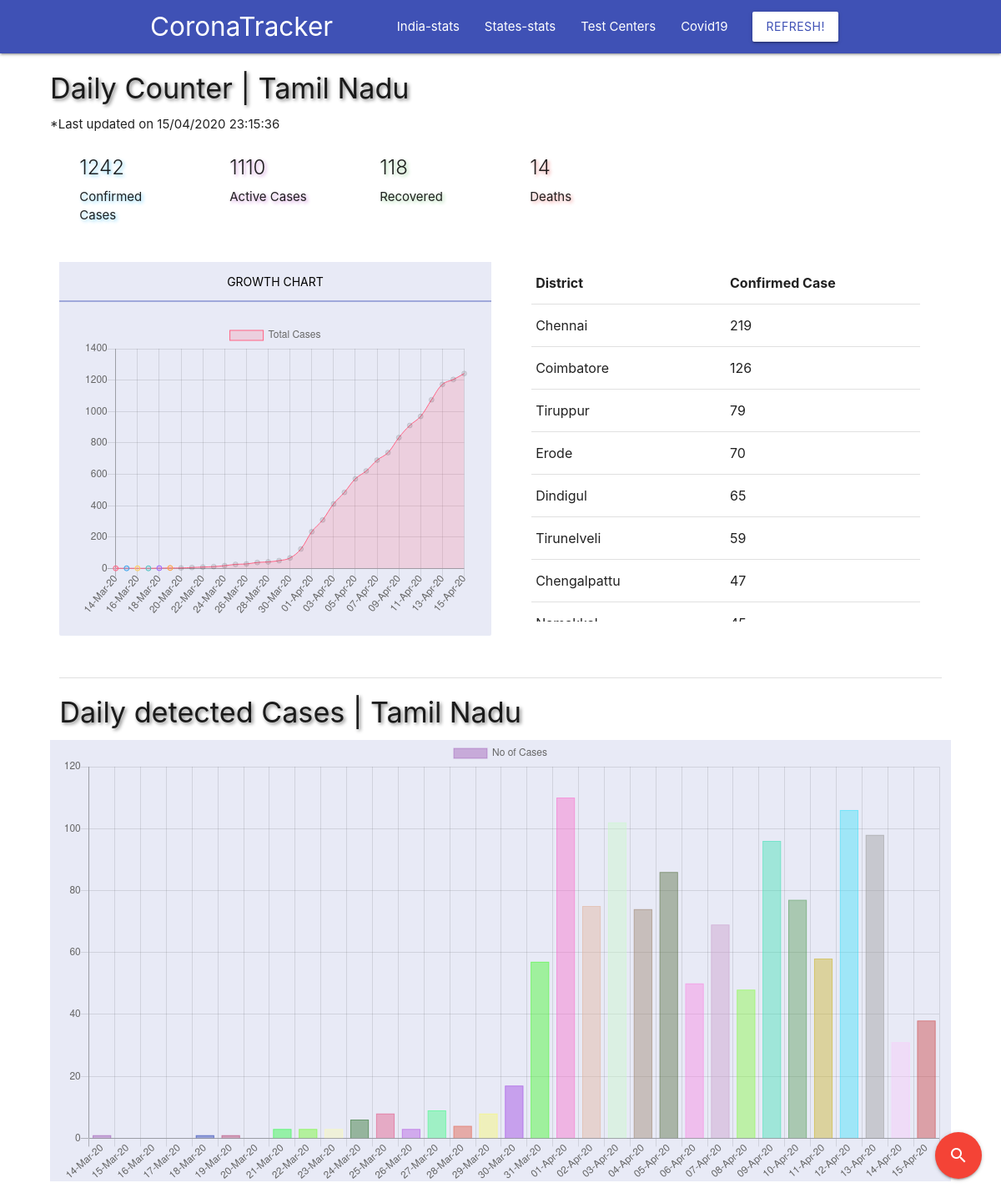
Page /india/IN-TN/status on the earlier database version.
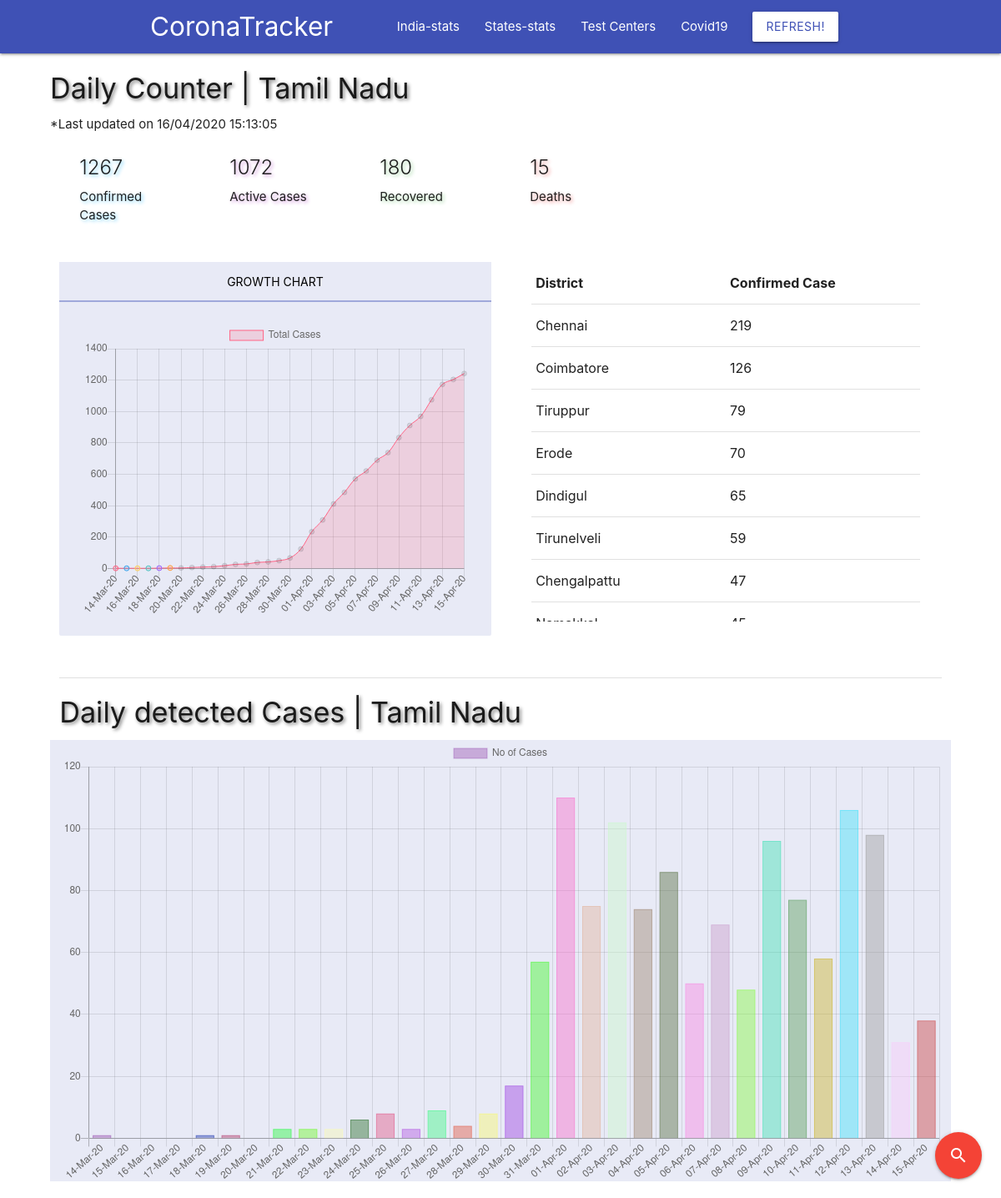
Same page on the later database version.
### indiaRecords/models.py (models this page shows, shortened)
class ImpParam(models.Model):
    key = models.CharField(max_length=100, unique=True)
    value = models.CharField(max_length=100)

class State(models.Model):
    name = models.CharField(max_length=100, unique=True)
    statecode = models.CharField(max_length=10,unique=True)
    confirmed = models.IntegerField(default=0)
    deaths = models.IntegerField(default=0)
    recovered = models.IntegerField(default=0)
    active = models.IntegerField(default=0)
    deltaconfirmed= models.IntegerField(default=0)
    deltadeaths= models.IntegerField(default=0)
    deltarecovered= models.IntegerField(default=0)
    latitude = models.DecimalField(max_digits=5, decimal_places=2, default=0)
    longitude = models.DecimalField(max_digits=5, decimal_places=2, default=0)
    lastupdatetime = models.CharField(max_length=100)

### indiaRecords/views.py (the view, shortened to what this page needs)
# urls.py: path('india/<statecode>/status', iv.StateView.as_view(),name='state_status'),
class StateView(View):
    mytemplate = 'state_status.html'
    unsupported = 'Unsupported operation'
    def get(self, request, statecode):
        lastupdated = ImpParam.objects.get(key="indlastupdatetime").value
        state = State.objects.get(statecode=statecode)
        districts = District.objects.all().filter(state=state).order_by('-confirmed')
        confirmseries = ConfirmedTimeSeriesState.objects.all()
        datelabel = []
        datacumm = []
        datadaily = []
        barcolorlist=[]
        i=0
        callf = (statecode[-2]+statecode[-1]).lower()+"i"
        for cnf in confirmseries:
            datelabel.append(cnf.date)
            datadaily.append(getattr(cnf, callf))
            if(i==0):
                datacumm.append(getattr(cnf, callf))
            else:
                datacumm.append((datacumm[i-1]+getattr(cnf, callf)))
            clr = 'rgba('+str(random.randint(1, 10)*25)+','+str(random.randint(1, 10)*25)+','+str(random.randint(1, 10)*25)+','+'0.4';
            barcolorlist.append(clr)
            i = i+1
        context = {
            'state':state,
            'datacumm':datacumm,
            'datadaily':datadaily,
            'datelabel':datelabel,
            'districts':districts,
            'barcolorlist':barcolorlist,
            'lastupdated':lastupdated,
        }
        return render(request,self.mytemplate,context)

### indiaRecords/templates/state_status.html (shortened to what the changed rows need)
{% extends 'base.html' %}
{% load mathfilters %}
{% load static %}
{% block content %}
<div class="container widthextra">
  <div class="heading padding_zero-fixed">
    <h4 class="shadow">
      Daily Counter | {{ state.name}}
    </h4>
    *Last updated on {{lastupdated}}
    <div class="row">
        <div class="col s6 m4 l2">
          <div class="card ">
            <div class="card-content shadowblue">
              <span class="card-title counter-count">{{ state.confirmed }}</span>
              <p>
                Confirmed Cases <br>
              </p>
            </div>
          </div>
        </div>
        <div class="col s6 m4 l2">
          <div class="card">
            <div class="card-content shadowpurple">
              <span class="card-title counter-count">{{ state.active }}</span>
              <p>
                Active Cases <br>
              </p>
            </div>
          </div>
        </div>
        <div class="col s6 m4 l2">
          <div class="card">
            <div class="card-content shadowgreen">
              <span class="card-title counter-count">{{ state.recovered}}</span>
              <p>
                Recovered <br>
              </p>
            </div>
          </div>
        </div>
        <div class="col s6 m4 l2">
          <div class="card">
            <div class="card-content shadowred">
              <span class="card-title counter-count">{{ state.deaths}}</span>
              <p>
                Deaths <br>
              </p>
            </div>
          </div>
        </div>
    </div>
    </div>
    <div class="row">
      <div class="col s6 m6 l6 hide-on-small-only">
      </div>
      <div class="col s12 m6 l6">
        <div class="container width90">
        <table class="highlight">
          <thead>
            <tr>
                <th>District</th>
                <th>Confirmed Case</th>
            </tr>
          </thead>
        </table>
        </div>
      </div>
  </div>
  <div class="row">
    <div class="col s12 l12 m12">
      <div class="divider margin_top"> </div>
      <h4 class="shadow"> Daily detected Cases | {{state.name}}</h4>
    </div>
    <div class="col s12 l12 m12 indigo lighten-5">
    </div>
  </div>
</div>
<script>
var ctx = document.getElementById('myChart_line').getContext('2d');
var myChart = new Chart(ctx, {
  type: 'line',
  data: {
      labels: {{ datelabel |safe}},
      datasets: [{
          label: 'Total Cases',
          data: {{ datacumm | safe}},
          backgroundColor: [
              'rgba(255, 99, 132, 0.2)',
              'rgba(54, 162, 235, 0.2)',
              'rgba(255, 206, 86, 0.2)',
              'rgba(75, 192, 192, 0.2)',
              'rgba(153, 102, 255, 0.2)',
              'rgba(255, 159, 64, 0.2)'
          ],
          borderColor: [
              'rgba(255, 99, 132, 1)',
              'rgba(54, 162, 235, 1)',
              'rgba(255, 206, 86, 1)',
              'rgba(75, 192, 192, 1)',
              'rgba(153, 102, 255, 1)',
              'rgba(255, 159, 64, 1)'
          ],
          borderWidth: 1
      }]
  },
  options: {
      scales: {
          yAxes: [{
              ticks: {
                  beginAtZero: true
              }
          }]
      }
  }
});
</script>
<script>
var ctx = document.getElementById('myChart_daily_bar').getContext('2d');
var myChart = new Chart(ctx, {
type: 'bar',
data: {
    labels: {{ datelabel |safe}},
    datasets: [{
        label: 'No of Cases',
        data:  {{ datadaily |safe}},
        backgroundColor: {{barcolorlist|safe}},
            borderColor: {{barcolorlist|safe}},
        borderWidth: 1,
    }]
},
options: {
    scales: {
        yAxes: [{
            ticks: {
                beginAtZero: true
            }
        }]
    }
}
});
</script>
{% endblock %}

Differences in the rows shown:
changed State "Tamil Nadu": confirmed "1242" → "1267"; active "1110" → "1072"; recovered "118" → "180"; deaths "14" → "15"
changed ImpParam: value "15/04/2020 23:15:36" → "16/04/2020 15:13:05"
